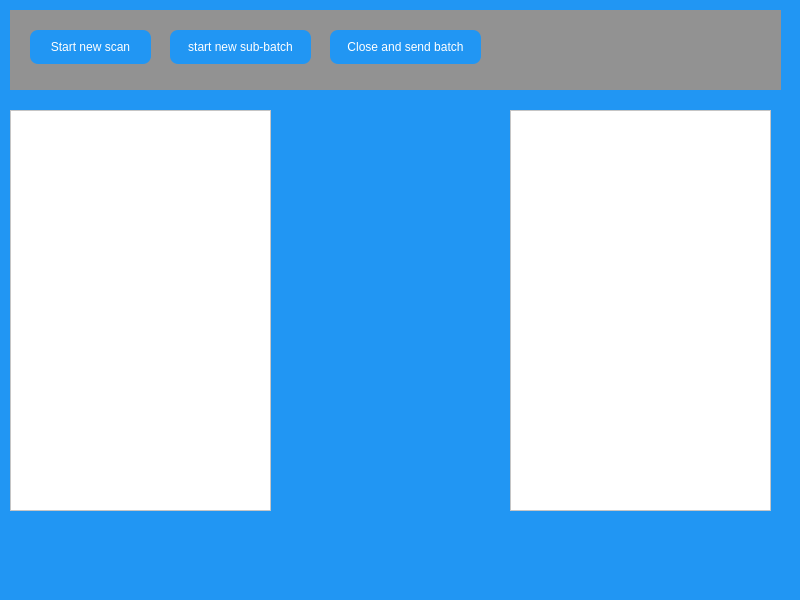
<?xml version="1.0" encoding="UTF-8"?>
<ui version="4.0">
 <class>MainWindow</class>
 <widget class="QMainWindow" name="MainWindow">
  <property name="geometry">
   <rect>
    <x>0</x>
    <y>0</y>
    <width>800</width>
    <height>600</height>
   </rect>
  </property>
  <property name="windowTitle">
   <string>MainWindow</string>
  </property>
  <property name="styleSheet">
   <string notr="true">background-color: rgb(33, 150, 243);</string>
  </property>
  <widget class="QWidget" name="centralwidget">
   <widget class="QWidget" name="menu_bar" native="true">
    <property name="geometry">
     <rect>
      <x>10</x>
      <y>10</y>
      <width>771</width>
      <height>80</height>
     </rect>
    </property>
    <property name="styleSheet">
     <string notr="true">background-color:#929292;</string>
    </property>
    <widget class="QPushButton" name="startScan">
     <property name="geometry">
      <rect>
       <x>20</x>
       <y>20</y>
       <width>121</width>
       <height>34</height>
      </rect>
     </property>
     <property name="styleSheet">
      <string notr="true">border-radius: 8px;
background-color: #2196f3;
color: rgb(255, 255, 255);</string>
     </property>
     <property name="text">
      <string>Start new scan</string>
     </property>
    </widget>
    <widget class="QPushButton" name="continueScan">
     <property name="geometry">
      <rect>
       <x>160</x>
       <y>20</y>
       <width>141</width>
       <height>34</height>
      </rect>
     </property>
     <property name="styleSheet">
      <string notr="true">border-radius: 8px;
background-color: #2196f3;
color: rgb(255, 255, 255);</string>
     </property>
     <property name="text">
      <string>start new sub-batch</string>
     </property>
    </widget>
    <widget class="QPushButton" name="continueScan_2">
     <property name="geometry">
      <rect>
       <x>320</x>
       <y>20</y>
       <width>151</width>
       <height>34</height>
      </rect>
     </property>
     <property name="styleSheet">
      <string notr="true">border-radius: 8px;
background-color: #2196f3;
color: rgb(255, 255, 255);</string>
     </property>
     <property name="text">
      <string>Close and send batch</string>
     </property>
    </widget>
   </widget>
   <widget class="QTableView" name="error_table">
    <property name="geometry">
     <rect>
      <x>10</x>
      <y>110</y>
      <width>261</width>
      <height>401</height>
     </rect>
    </property>
    <property name="styleSheet">
     <string notr="true">background-color: rgb(255, 255, 255)</string>
    </property>
   </widget>
   <widget class="QTableView" name="completed_table">
    <property name="geometry">
     <rect>
      <x>510</x>
      <y>110</y>
      <width>261</width>
      <height>401</height>
     </rect>
    </property>
    <property name="styleSheet">
     <string notr="true">background-color: rgb(255, 255, 255)</string>
    </property>
   </widget>
  </widget>
 </widget>
 <resources/>
 <connections/>
</ui>
